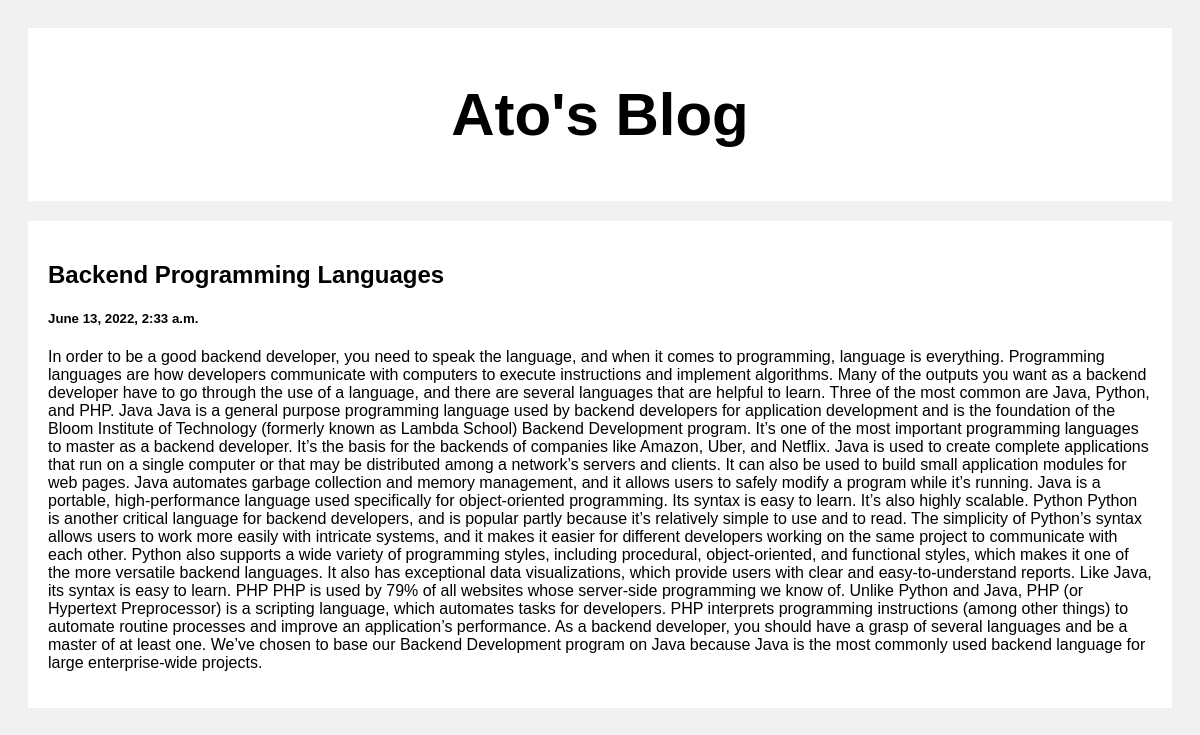
Screenshot of /post/2 with the database file from the repository.
### posts/models.py (models this page shows)
class Features(models.Model):
    title= models.CharField(max_length=100)
    body = models.CharField(max_length=10000)
    created_at = models.DateTimeField(default=datetime.now,blank=True)

### posts/views.py (the view)
# urls.py: path('post/<str:pk>',views.post,name='post')
def post(request,pk):
    features = Features.objects .get(id=pk)
    return render(request,'post.html',{'features':features})

### templates/post.html (shortened to what this page needs)
<!DOCTYPE html>
<html>
<head>
</head>
<body>
<div class="header">
  <h2>Ato's Blog</h2>
</div>
<div class="row">
  <div class="leftcolumn">
    <div class="card">
        <h2>{{features.title}}</h2>
        <h5>{{features.created_at}}</h5>
        <p>{{features.body}}</p>
    </div>
  </div>
</div>
</body>
</html>

### templates/post.html (style rules this page uses)
* { box-sizing: border-box; }
body { font-family: Arial; padding: 20px; background: #f1f1f1; }
.header { padding: 2px; font-size: 40px; text-align: center; background: white; }
.leftcolumn { float: left; width: 100%; }
.card { background-color: white; padding: 20px; margin-top: 20px; }
.row:after { content: ""; display: table; clear: both; }

### rows the page displays
Features: title "Backend Programming Languages", created_at "June 13, 2022, 2:33 a.m.", body "In order to be a good backend developer, you need to speak the language, and when it comes to programming, language is everything. Programming languages are how developers communicate with computers to execute instructions and implement algorithms. Many of the outputs you want as a backend developer have to go through the use of a language, and there are several languages that are helpful to learn. Three of the most common are Java, Python, and PHP. Java Java is a general purpose programming language used by backend developers for application development and is the foundation of the Bloom Institute of Technology (formerly known as Lambda School) Backend Development program. It’s one of the…"
